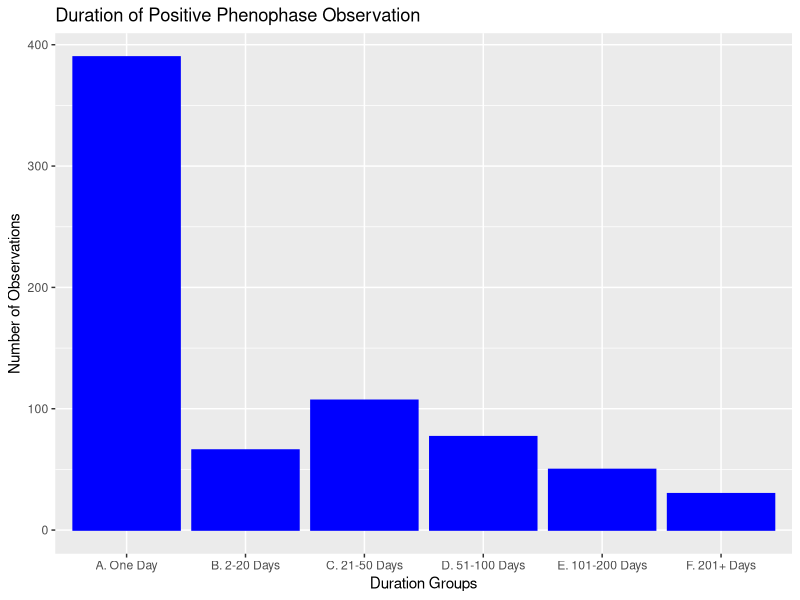
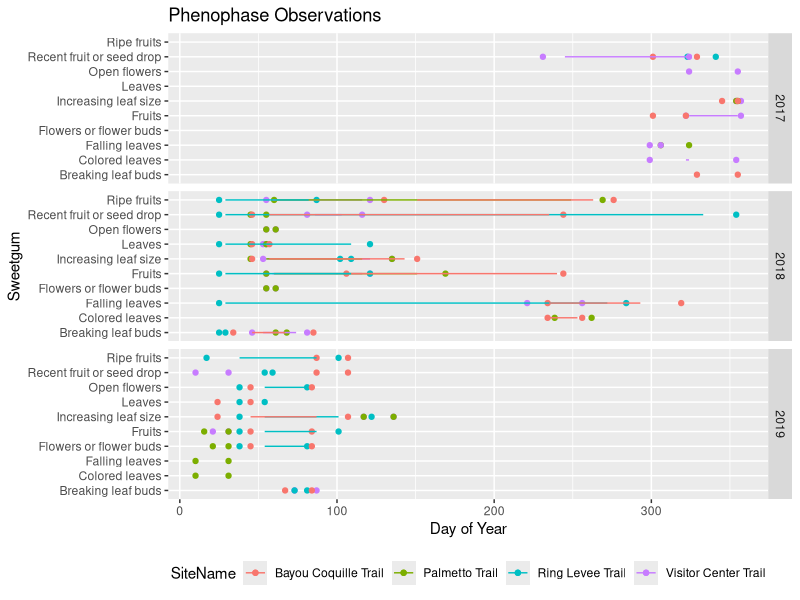
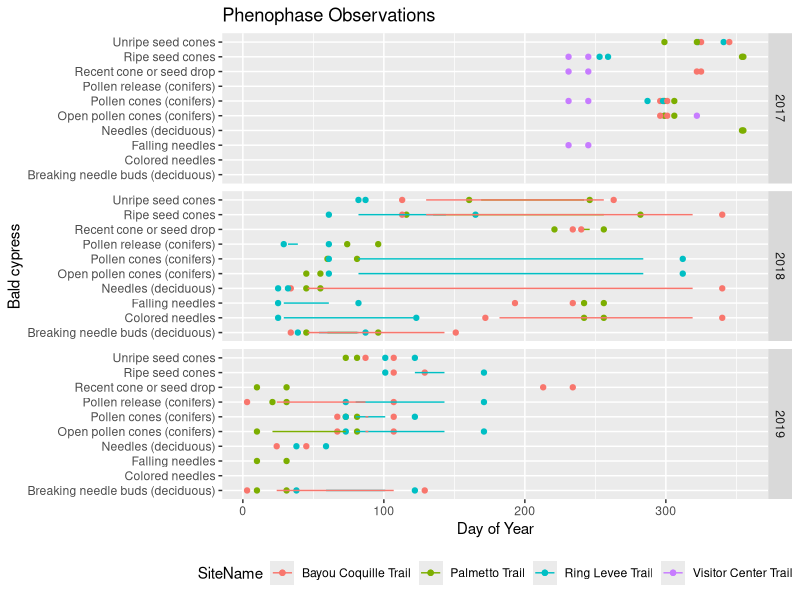
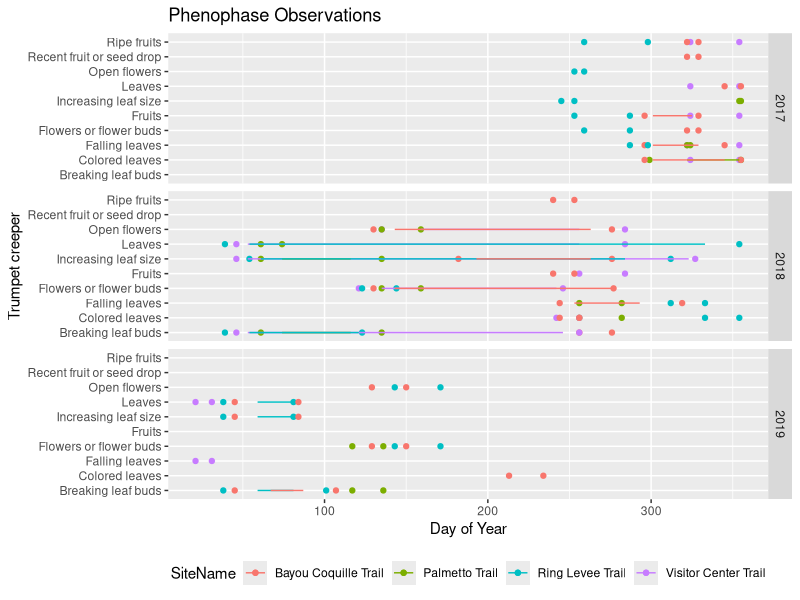
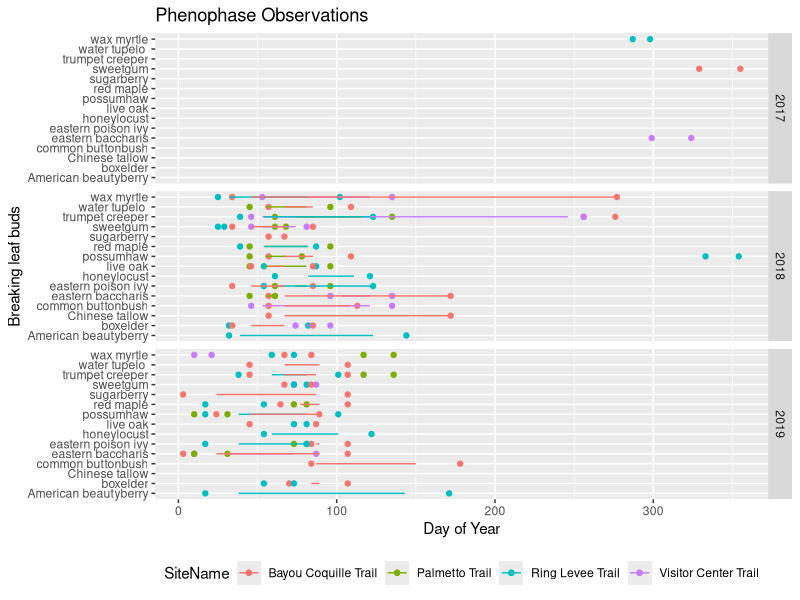
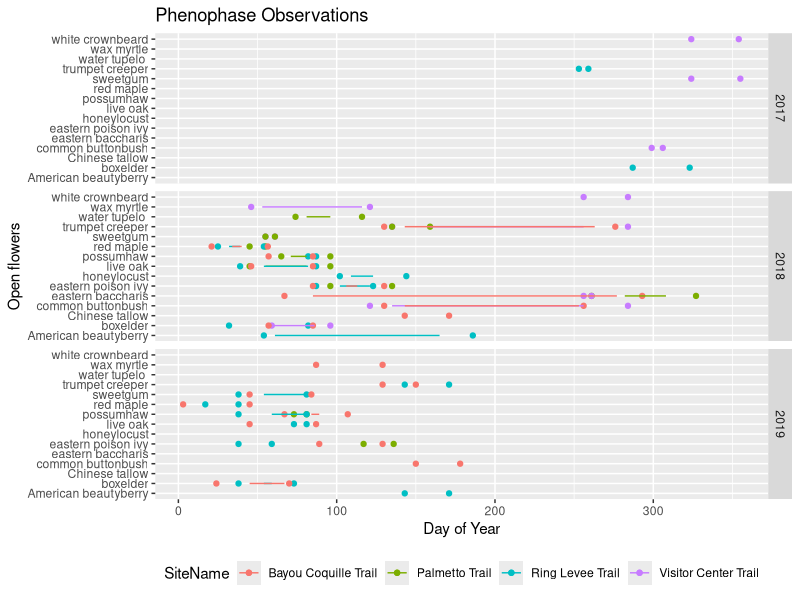
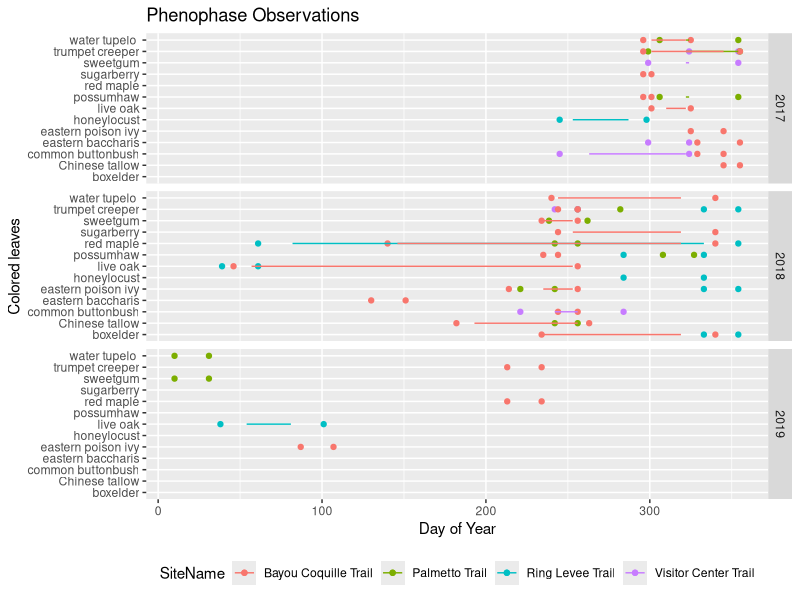
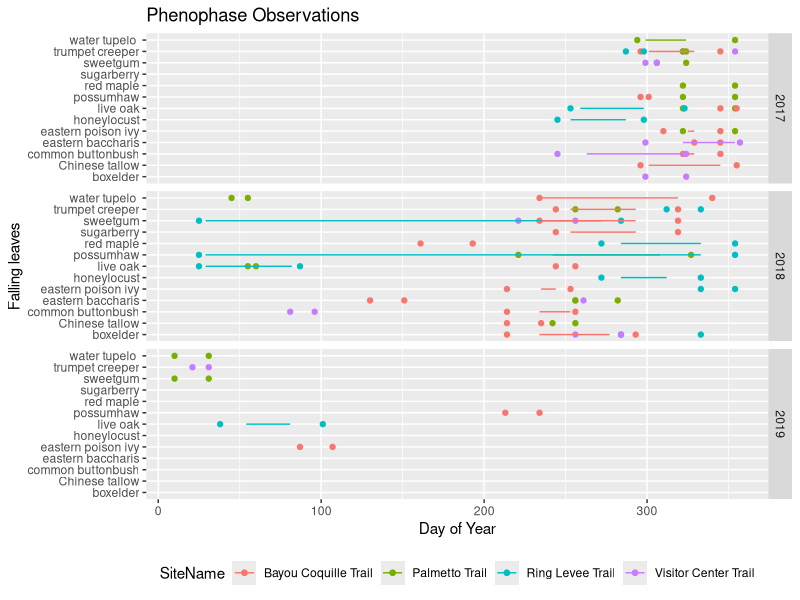

These charts were generated, in order, by the following R code:
## ---- chunk 1
knitr::opts_chunk$set(cache=TRUE)
knitr::opts_knit$set(root.dir = "C:/Users/Priya/Desktop/RPlot") 
## ---- chunk 2
JeanFinalDataSet <- read.csv("JeanFinalDataSet.csv")
## ---- chunk 3

library(ggplot2)

ggplot(JeanFinalDataSet,aes(x=YesDurationGroup)) + 
  
  geom_bar(color="blue",fill="blue") + 
  
  labs(title="Duration of Positive Phenophase Observation", y="Number of Observations",x="Duration Groups")
## ---- chunk 4

library(ggplot2)
library(dplyr)

PlotData <- filter(JeanFinalDataSet, SpeciesDesc == "sweetgum")
ggplot(PlotData,aes(x=FirstNo, y=PhenophaseDesc, color=SiteName)) +
geom_point(aes(x=LastNo, y=PhenophaseDesc)) +
geom_point(aes(x=FirstNo, y=PhenophaseDesc)) +
geom_segment(aes(x=FirstYes, xend=LastYes, yend=PhenophaseDesc)) +
facet_grid(rows=vars(Year)) +
labs(x="Day of Year",y="Sweetgum",title="Phenophase Observations") +
theme(legend.position="bottom")

## ---- chunk 5

library(ggplot2)
library(dplyr)

PlotData <- filter(JeanFinalDataSet, SpeciesDesc == "bald cypress")
ggplot(PlotData,aes(x=FirstNo, y=PhenophaseDesc, color=SiteName)) +
geom_point(aes(x=LastNo, y=PhenophaseDesc)) +
geom_point(aes(x=FirstNo, y=PhenophaseDesc)) +
geom_segment(aes(x=FirstYes, xend=LastYes, yend=PhenophaseDesc)) +
facet_grid(rows=vars(Year)) +
labs(x="Day of Year",y="Bald cypress",title="Phenophase Observations") +
theme(legend.position="bottom")

## ---- chunk 6

library(ggplot2)
library(dplyr)

PlotData <- filter(JeanFinalDataSet, SpeciesDesc == "trumpet creeper")
ggplot(PlotData,aes(x=FirstNo, y=PhenophaseDesc, color=SiteName)) +
geom_point(aes(x=LastNo, y=PhenophaseDesc)) +
geom_point(aes(x=FirstNo, y=PhenophaseDesc)) +
geom_segment(aes(x=FirstYes, xend=LastYes, yend=PhenophaseDesc)) +
facet_grid(rows=vars(Year)) +
labs(x="Day of Year",y="Trumpet creeper",title="Phenophase Observations") +
theme(legend.position="bottom")

## ---- chunk 7

library(ggplot2)
library(dplyr)

PlotData <- filter(JeanFinalDataSet, PhenophaseDesc == "Breaking leaf buds")
ggplot(PlotData,aes(x=FirstNo, y=SpeciesDesc, color=SiteName)) +
geom_point(aes(x=LastNo, y=SpeciesDesc)) +
geom_point(aes(x=FirstNo, y=SpeciesDesc)) +
geom_segment(aes(x=FirstYes, xend=LastYes, yend=SpeciesDesc)) +
facet_grid(rows=vars(Year)) +
labs(x="Day of Year",y="Breaking leaf buds",title="Phenophase Observations") +
theme(legend.position="bottom")

## ---- chunk 8

library(ggplot2)
library(dplyr)

PlotData <- filter(JeanFinalDataSet, PhenophaseDesc == "Open flowers")
ggplot(PlotData,aes(x=FirstNo, y=SpeciesDesc, color=SiteName)) +
geom_point(aes(x=LastNo, y=SpeciesDesc)) +
geom_point(aes(x=FirstNo, y=SpeciesDesc)) +
geom_segment(aes(x=FirstYes, xend=LastYes, yend=SpeciesDesc)) +
facet_grid(rows=vars(Year)) +
labs(x="Day of Year",y="Open flowers",title="Phenophase Observations") +
theme(legend.position="bottom")

## ---- chunk 9

library(ggplot2)
library(dplyr)

PlotData <- filter(JeanFinalDataSet, PhenophaseDesc == "Colored leaves")
ggplot(PlotData,aes(x=FirstNo, y=SpeciesDesc, color=SiteName)) +
geom_point(aes(x=LastNo, y=SpeciesDesc)) +
geom_point(aes(x=FirstNo, y=SpeciesDesc)) +
geom_segment(aes(x=FirstYes, xend=LastYes, yend=SpeciesDesc)) +
facet_grid(rows=vars(Year)) +
labs(x="Day of Year",y="Colored leaves",title="Phenophase Observations") +
theme(legend.position="bottom")

## ---- chunk 10

library(ggplot2)
library(dplyr)

PlotData <- filter(JeanFinalDataSet, PhenophaseDesc == "Falling leaves")
ggplot(PlotData,aes(x=FirstNo, y=SpeciesDesc, color=SiteName)) +
geom_point(aes(x=LastNo, y=SpeciesDesc)) +
geom_point(aes(x=FirstNo, y=SpeciesDesc)) +
geom_segment(aes(x=FirstYes, xend=LastYes, yend=SpeciesDesc)) +
facet_grid(rows=vars(Year)) +
labs(x="Day of Year",y="Falling leaves",title="Phenophase Observations") +
theme(legend.position="bottom")

